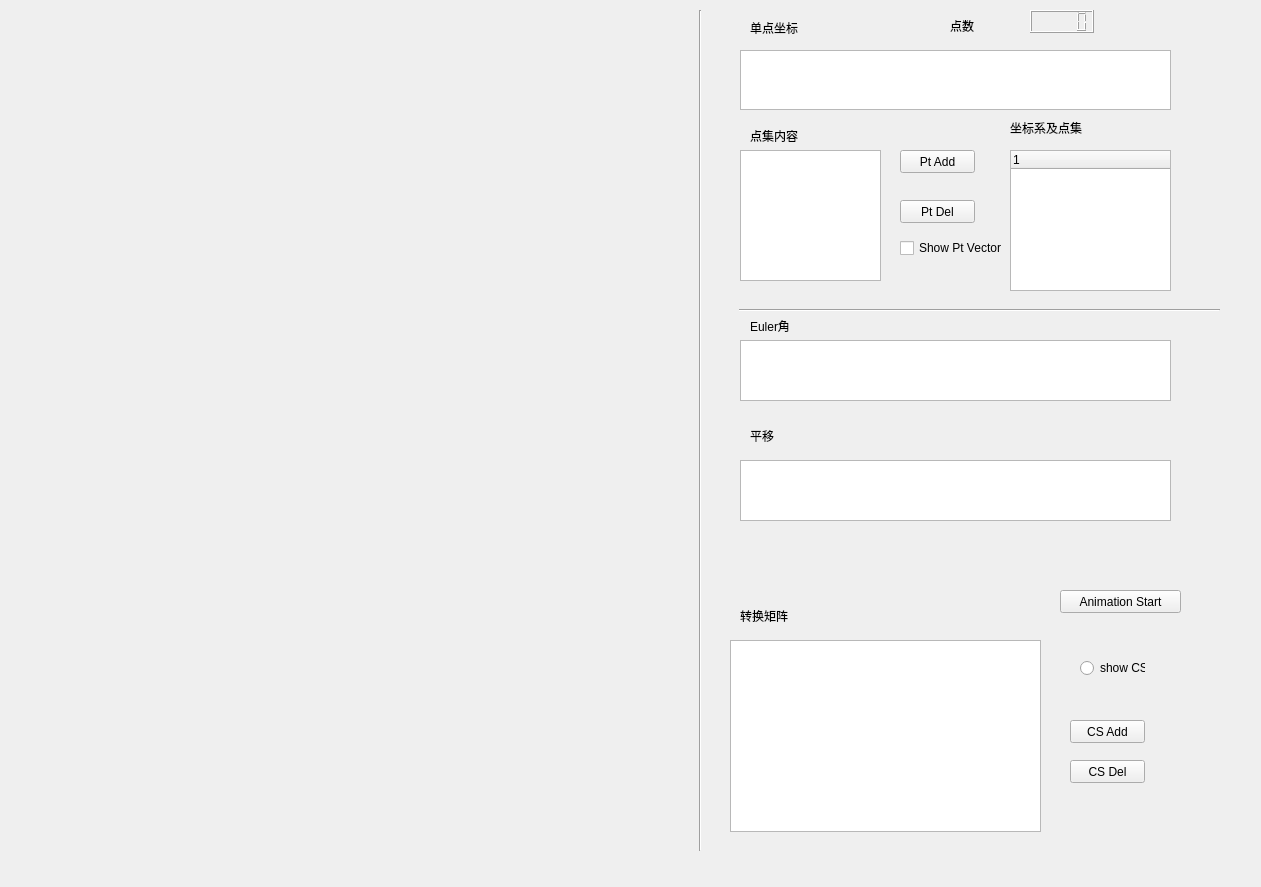
<?xml version="1.0" encoding="UTF-8"?>
<ui version="4.0">
 <class>MainWindow</class>
 <widget class="QMainWindow" name="MainWindow">
  <property name="geometry">
   <rect>
    <x>0</x>
    <y>0</y>
    <width>1261</width>
    <height>887</height>
   </rect>
  </property>
  <property name="windowTitle">
   <string>MainWindow</string>
  </property>
  <widget class="QWidget" name="centralWidget">
   <widget class="QTableWidget" name="PtInputTableWidget">
    <property name="geometry">
     <rect>
      <x>740</x>
      <y>50</y>
      <width>431</width>
      <height>60</height>
     </rect>
    </property>
    <property name="sizePolicy">
     <sizepolicy hsizetype="Preferred" vsizetype="Fixed">
      <horstretch>0</horstretch>
      <verstretch>0</verstretch>
     </sizepolicy>
    </property>
    <property name="minimumSize">
     <size>
      <width>0</width>
      <height>60</height>
     </size>
    </property>
    <property name="maximumSize">
     <size>
      <width>16777215</width>
      <height>50</height>
     </size>
    </property>
   </widget>
   <widget class="QLabel" name="label">
    <property name="geometry">
     <rect>
      <x>750</x>
      <y>130</y>
      <width>54</width>
      <height>12</height>
     </rect>
    </property>
    <property name="text">
     <string>点集内容</string>
    </property>
   </widget>
   <widget class="QLabel" name="label_2">
    <property name="geometry">
     <rect>
      <x>950</x>
      <y>20</y>
      <width>54</width>
      <height>12</height>
     </rect>
    </property>
    <property name="text">
     <string>点数</string>
    </property>
   </widget>
   <widget class="QLCDNumber" name="PtSetNumber">
    <property name="geometry">
     <rect>
      <x>1030</x>
      <y>10</y>
      <width>64</width>
      <height>23</height>
     </rect>
    </property>
   </widget>
   <widget class="Line" name="line_2">
    <property name="geometry">
     <rect>
      <x>690</x>
      <y>10</y>
      <width>20</width>
      <height>841</height>
     </rect>
    </property>
    <property name="orientation">
     <enum>Qt::Vertical</enum>
    </property>
   </widget>
   <widget class="MatplotlibWidget" name="PtShowWidget" native="true">
    <property name="geometry">
     <rect>
      <x>22</x>
      <y>12</y>
      <width>661</width>
      <height>821</height>
     </rect>
    </property>
    <property name="sizePolicy">
     <sizepolicy hsizetype="Minimum" vsizetype="Minimum">
      <horstretch>0</horstretch>
      <verstretch>0</verstretch>
     </sizepolicy>
    </property>
    <property name="minimumSize">
     <size>
      <width>600</width>
      <height>400</height>
     </size>
    </property>
   </widget>
   <widget class="Line" name="line">
    <property name="geometry">
     <rect>
      <x>739</x>
      <y>300</y>
      <width>481</width>
      <height>20</height>
     </rect>
    </property>
    <property name="orientation">
     <enum>Qt::Horizontal</enum>
    </property>
   </widget>
   <widget class="QListView" name="PtSetListView">
    <property name="geometry">
     <rect>
      <x>740</x>
      <y>150</y>
      <width>141</width>
      <height>131</height>
     </rect>
    </property>
    <property name="sizePolicy">
     <sizepolicy hsizetype="MinimumExpanding" vsizetype="MinimumExpanding">
      <horstretch>0</horstretch>
      <verstretch>0</verstretch>
     </sizepolicy>
    </property>
   </widget>
   <widget class="QCheckBox" name="VectorShowCheckBox">
    <property name="geometry">
     <rect>
      <x>900</x>
      <y>240</y>
      <width>107</width>
      <height>16</height>
     </rect>
    </property>
    <property name="text">
     <string>Show Pt Vector</string>
    </property>
   </widget>
   <widget class="QRadioButton" name="CoordinateRadioButton">
    <property name="geometry">
     <rect>
      <x>1080</x>
      <y>660</y>
      <width>65</width>
      <height>16</height>
     </rect>
    </property>
    <property name="text">
     <string>show CS</string>
    </property>
   </widget>
   <widget class="QPushButton" name="PtAddButton">
    <property name="geometry">
     <rect>
      <x>900</x>
      <y>150</y>
      <width>75</width>
      <height>23</height>
     </rect>
    </property>
    <property name="text">
     <string>Pt Add</string>
    </property>
   </widget>
   <widget class="QPushButton" name="PtDelButton">
    <property name="geometry">
     <rect>
      <x>900</x>
      <y>200</y>
      <width>75</width>
      <height>23</height>
     </rect>
    </property>
    <property name="text">
     <string>Pt Del</string>
    </property>
   </widget>
   <widget class="QLabel" name="label_3">
    <property name="geometry">
     <rect>
      <x>1010</x>
      <y>120</y>
      <width>101</width>
      <height>16</height>
     </rect>
    </property>
    <property name="text">
     <string>坐标系及点集</string>
    </property>
   </widget>
   <widget class="QPushButton" name="CSAddButton">
    <property name="geometry">
     <rect>
      <x>1070</x>
      <y>720</y>
      <width>75</width>
      <height>23</height>
     </rect>
    </property>
    <property name="text">
     <string>CS Add</string>
    </property>
   </widget>
   <widget class="QTableWidget" name="TFMatrixtableWidget">
    <property name="geometry">
     <rect>
      <x>730</x>
      <y>640</y>
      <width>311</width>
      <height>192</height>
     </rect>
    </property>
   </widget>
   <widget class="QLabel" name="label_4">
    <property name="geometry">
     <rect>
      <x>740</x>
      <y>610</y>
      <width>54</width>
      <height>12</height>
     </rect>
    </property>
    <property name="text">
     <string>转换矩阵</string>
    </property>
   </widget>
   <widget class="QTreeWidget" name="CStreeWidget">
    <property name="geometry">
     <rect>
      <x>1010</x>
      <y>150</y>
      <width>161</width>
      <height>141</height>
     </rect>
    </property>
    <column>
     <property name="text">
      <string notr="true">1</string>
     </property>
    </column>
   </widget>
   <widget class="QPushButton" name="CSDelButton">
    <property name="geometry">
     <rect>
      <x>1070</x>
      <y>760</y>
      <width>75</width>
      <height>23</height>
     </rect>
    </property>
    <property name="text">
     <string>CS Del</string>
    </property>
   </widget>
   <widget class="QLabel" name="label_5">
    <property name="geometry">
     <rect>
      <x>750</x>
      <y>20</y>
      <width>101</width>
      <height>16</height>
     </rect>
    </property>
    <property name="text">
     <string>单点坐标</string>
    </property>
   </widget>
   <widget class="QTableWidget" name="CSEulerTableWidget">
    <property name="geometry">
     <rect>
      <x>740</x>
      <y>340</y>
      <width>431</width>
      <height>61</height>
     </rect>
    </property>
   </widget>
   <widget class="QLabel" name="label_6">
    <property name="geometry">
     <rect>
      <x>750</x>
      <y>320</y>
      <width>54</width>
      <height>12</height>
     </rect>
    </property>
    <property name="text">
     <string>Euler角</string>
    </property>
   </widget>
   <widget class="QTableWidget" name="CSTRTableWidget">
    <property name="geometry">
     <rect>
      <x>740</x>
      <y>460</y>
      <width>431</width>
      <height>61</height>
     </rect>
    </property>
   </widget>
   <widget class="QLabel" name="label_7">
    <property name="geometry">
     <rect>
      <x>750</x>
      <y>430</y>
      <width>54</width>
      <height>12</height>
     </rect>
    </property>
    <property name="text">
     <string>平移</string>
    </property>
   </widget>
   <widget class="QPushButton" name="AnimationButton">
    <property name="geometry">
     <rect>
      <x>1060</x>
      <y>590</y>
      <width>121</width>
      <height>23</height>
     </rect>
    </property>
    <property name="text">
     <string>Animation Start</string>
    </property>
   </widget>
  </widget>
 </widget>
 <customwidgets>
  <customwidget>
   <class>MatplotlibWidget</class>
   <extends>QWidget</extends>
   <header>MatplotlibWidget</header>
   <container>1</container>
  </customwidget>
 </customwidgets>
 <resources/>
 <connections/>
</ui>
